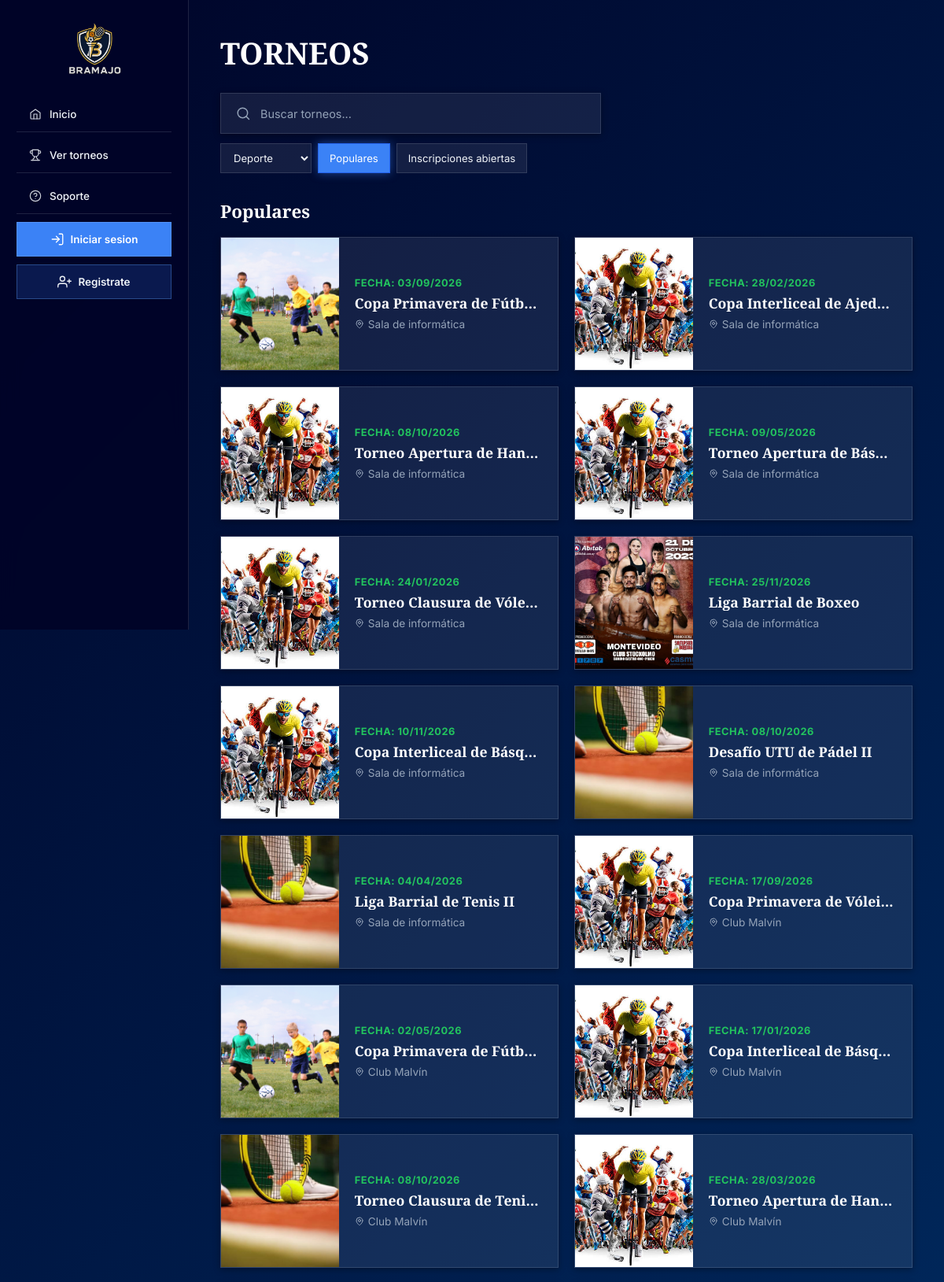
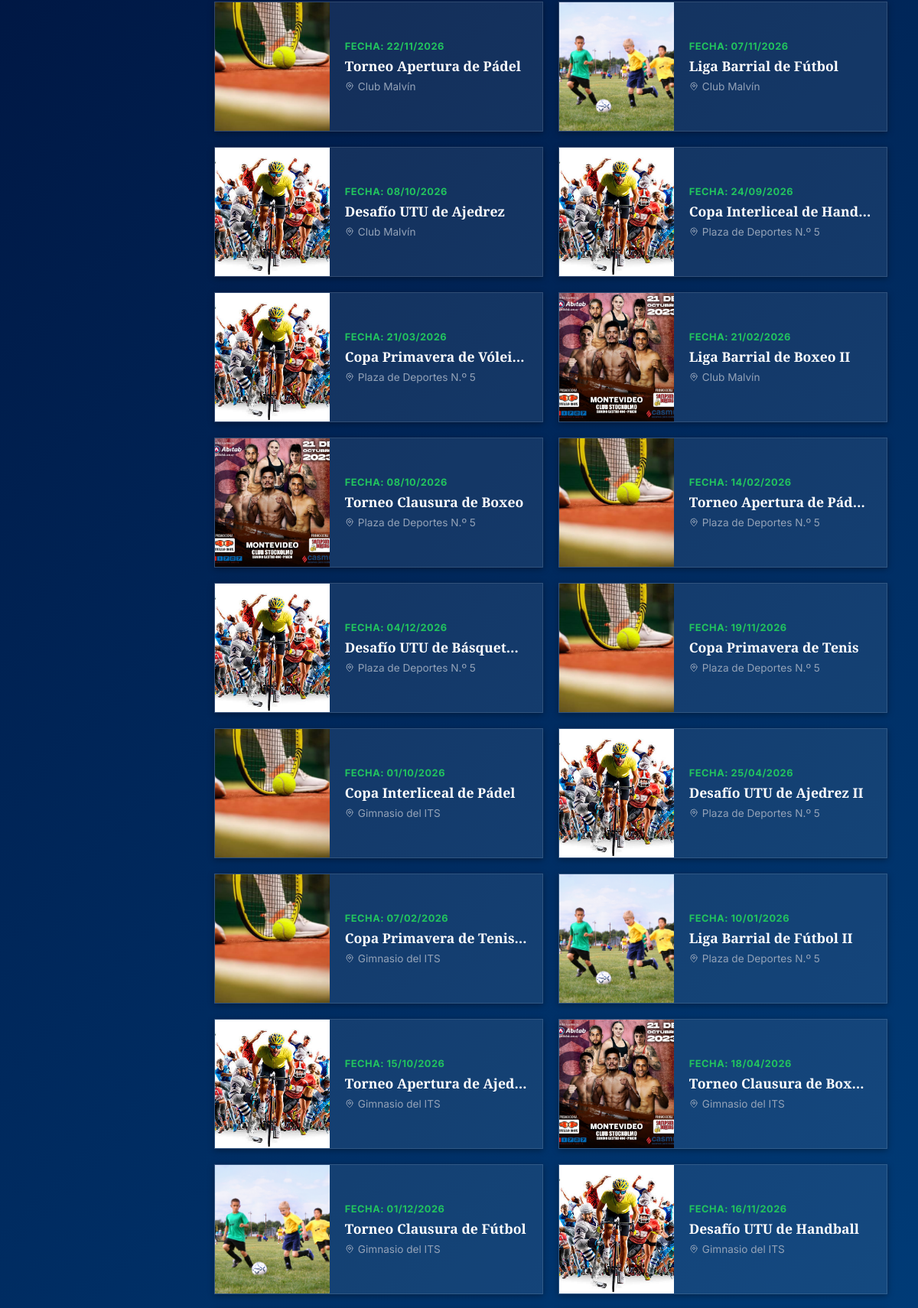
Screenshot of /torneos (upper part) with the database file from the repository (2 pictures, top to bottom).
### tables this page shows
CREATE TABLE torneo (
    id_torneo         INT UNSIGNED AUTO_INCREMENT PRIMARY KEY,
    id_creador        INT UNSIGNED NOT NULL,
    id_modulo         TINYINT UNSIGNED NOT NULL,
    nombre            VARCHAR(120) NOT NULL,
    disciplina        VARCHAR(60)  NOT NULL,
    descripcion       VARCHAR(500) NULL,
    reglas            VARCHAR(500) NULL,
    ubicacion         VARCHAR(120) NULL,
    sede              VARCHAR(120) NULL,
    modalidad         ENUM('INDIVIDUAL', 'EQUIPO') NOT NULL,
    max_participantes SMALLINT UNSIGNED NOT NULL DEFAULT 16,
    cantidad_rondas   TINYINT UNSIGNED NULL,
    puntos_victoria   TINYINT UNSIGNED NOT NULL DEFAULT 3,
    puntos_empate     TINYINT UNSIGNED NOT NULL DEFAULT 1,
    puntos_derrota    TINYINT UNSIGNED NOT NULL DEFAULT 0,
    fecha_inicio      DATE NOT NULL,
    fecha_fin         DATE NULL,
    estado            ENUM('BORRADOR', 'INSCRIPCION', 'EN_CURSO', 'FINALIZADO') NOT NULL DEFAULT 'BORRADOR',
    FOREIGN KEY (id_creador) REFERENCES usuario (id_usuario),
    FOREIGN KEY (id_modulo) REFERENCES modulo_competencia (id_modulo),
    CHECK (max_participantes >= 2),
    CHECK (puntos_victoria > puntos_empate),
    CHECK (fecha_fin IS NULL OR fecha_fin >= fecha_inicio)
);

### app/nucleo/Controlador.php (called while the page is built, shortened)
<?php
abstract class Controlador
{
    protected function vista(string $nombre, array $datos = []): void
    {
        extract($datos);
        require __DIR__ . "/../vistas/$nombre.php";
    }
}

### app/controladores/PublicoControlador.php (called while the page is built, shortened)
<?php
class PublicoControlador extends Controlador
{
    public function torneos(): void
    {
        $filtro = ($_GET['filtro'] ?? '') === 'abiertas' ? 'abiertas' : 'recientes';
        $buscar = trim($_GET['buscar'] ?? '');
        $deporte = $_GET['deporte'] ?? '';
        $torneos = Torneo::publicos($buscar, $deporte, $filtro === 'abiertas' ? 'INSCRIPCION' : '');
        if ($filtro === 'recientes') {
            usort($torneos, fn($a, $b) => $b['inscriptos'] <=> $a['inscriptos']);
        }
        $this->vista('publico/torneos', [
            'titulo' => 'Torneos',
            'torneos' => $torneos,
            'filtro' => $filtro,
            'buscar' => $buscar,
            'deporte' => $deporte,
        ]);
    }
}

### public/index.php (called while the page is built, shortened)
<?php
require __DIR__ . '/../app/nucleo/Validador.php';
require __DIR__ . '/../app/vistas/ayudas.php';
spl_autoload_register(function (string $clase) {
    foreach (['nucleo', 'modelos', 'competencia', 'controladores'] as $carpeta) {
        $archivo = __DIR__ . "/../app/$carpeta/$clase.php";
        if (is_file($archivo)) {
            return;
        }
    }
});
$ruta = $_SERVER['REQUEST_METHOD'] . ' ' . rtrim(parse_url($_SERVER['REQUEST_URI'], PHP_URL_PATH), '/');
$ruta = $ruta === $_SERVER['REQUEST_METHOD'] . ' ' ? $_SERVER['REQUEST_METHOD'] . ' /' : $ruta;
try {
    [$clase, $metodo] = $rutas[$ruta] ?? [PublicoControlador::class, 'noExiste'];
    (new $clase())->$metodo();
} catch (PDOException $error) {
    error_log($error->getMessage());
    http_response_code(500);
    echo 'Ocurrió un error. Intentá de nuevo más tarde.';
}

### app/nucleo/Validador.php (called while the page is built, shortened)
<?php
class Validador
{
    public static function escapar(?string $texto): string
    {
        return htmlspecialchars($texto ?? '', ENT_QUOTES | ENT_SUBSTITUTE, 'UTF-8');
    }
}
function e(?string $texto): string
{
    return Validador::escapar($texto);
}

### app/modelos/Torneo.php (called while the page is built, shortened)
<?php
class Torneo
{
    public static function publicos(string $buscar = '', string $disciplina = '', string $estado = ''): array
    {
        $texto = "%$buscar%";
        return Conexion::consultar(
            self::SELECT . " WHERE t.estado <> 'BORRADOR' AND (t.nombre LIKE ? OR t.sede LIKE ?)
                             AND (? = '' OR t.disciplina = ?) AND (? = '' OR t.estado = ?)
                             ORDER BY t.fecha_inicio DESC",
            [$texto, $texto, $disciplina, $disciplina, $estado, $estado]
        )->fetchAll();
    }
    public static function imagen(string $disciplina): string
    {
        $imagenes = ['Fútbol' => 'futbol', 'Tenis' => 'tenis', 'Pádel' => 'tenis', 'Boxeo' => 'boxeo',
                     'Natación' => 'natacion', 'Atletismo' => 'natacion'];
        return '/img/' . ($imagenes[$disciplina] ?? 'basquetbol') . '.jpg';
    }
}

### app/nucleo/Conexion.php (called while the page is built, shortened)
<?php
class Conexion
{
    private static ?PDO $pdo = null;
    public static function obtener(): PDO
    {
        if (self::$pdo === null) {
            $dsn = getenv('DB_DSN') ?: 'mysql:host=' . (getenv('DB_HOST') ?: 'localhost') . ';dbname=bramajo;charset=utf8mb4';
            if (str_starts_with($dsn, 'sqlite:') && class_exists(\Pdo\Sqlite::class)) {
                self::$pdo = new \Pdo\Sqlite($dsn, getenv('DB_USUARIO') ?: null, getenv('DB_CLAVE') ?: null, [
                    PDO::ATTR_ERRMODE => PDO::ERRMODE_EXCEPTION,
                    PDO::ATTR_DEFAULT_FETCH_MODE => PDO::FETCH_ASSOC,
                    PDO::ATTR_EMULATE_PREPARES => false,
                ]);
            } else {
                self::$pdo = new PDO($dsn, getenv('DB_USUARIO') ?: 'bramajo_app', getenv('DB_CLAVE') ?: '', [
                    PDO::ATTR_ERRMODE => PDO::ERRMODE_EXCEPTION,
                    PDO::ATTR_DEFAULT_FETCH_MODE => PDO::FETCH_ASSOC,
                    PDO::ATTR_EMULATE_PREPARES => false,
                ]);
            }
        }
        return self::$pdo;
    }
    public static function consultar(string $sql, array $valores = []): PDOStatement
    {
        $stmt = self::obtener()->prepare($sql);
        $stmt->execute($valores);
        return $stmt;
    }
}

### app/vistas/ayudas.php (called while the page is built, shortened)
<?php
function fecha(?string $fecha, bool $hora = false): string
{
    return $fecha ? date($hora ? 'd/m/Y H:i' : 'd/m/Y', strtotime($fecha)) : '';
}

### app/vistas/publico/torneos.php (the view, shortened to what this page needs)
<!doctype html>
<html lang="es">
<head>
    <?php require __DIR__ . '/../base/cabeza.php'; ?>
</head>
<body>
    <header class="header header--sidebar">
        <div class="header__top">
            <img class="header__logo" src="/img/bramajo-logo.png" alt="bramajo logo">
        </div>
        <nav class="header__nav" id="headerNav">
            <?php require __DIR__ . '/../base/menu.php'; ?>
        </nav>
    </header>
    <main class="con-sidebar">
        <h1>TORNEOS</h1>
        <form class="busqueda" method="get" action="/torneos">
            <div class="buscador">
                <svg xmlns="http://www.w3.org/2000/svg" fill="none" viewBox="0 0 24 24" stroke-width="1.75" stroke="currentColor" aria-hidden="true">
                    <path stroke-linecap="round" stroke-linejoin="round" d="m21 21-4.35-4.35m0 0A7.5 7.5 0 1 0 6.04 6.04a7.5 7.5 0 0 0 10.61 10.61Z"/>
                </svg>
                <input type="text" placeholder="Buscar torneos..." id="buscador" name="buscar" value="<?= e($buscar) ?>">
            </div>
            <div class="filtros">
                <select id="deporte" name="deporte" onchange="this.form.submit()">
                    <option value="">Deporte</option>
                </select>
                <button type="button" class="filtro <?= $filtro === "recientes" ? "activo" : "" ?>"
                    onclick="window.location.href='/torneos?filtro=recientes'">
                    Populares
                </button>
                <button type="button" class="filtro <?= $filtro === "abiertas" ? "activo" : "" ?>"
                    onclick="window.location.href='/torneos?filtro=abiertas'">
                    Inscripciones abiertas
                </button>
            </div>
        </form>
        <section class="<?= $filtro === "abiertas" ? "inscripcionabierta" : "popular" ?>">
            <h2 class="seccion-titulo"><?= $filtro === 'abiertas' ? 'Inscripciones abiertas' : 'Populares' ?></h2>
            <div class="torneos-grid">
                <?php foreach ($torneos as $torneo): ?>
                    <article class="torneo-card" onclick="window.location.href='/torneo?id=<?= $torneo['id_torneo'] ?>'">
                        <img src="<?= Torneo::imagen($torneo['disciplina']) ?>" alt="<?= e($torneo['nombre']) ?>">
                        <div class="torneo-info">
                            <p class="fecha">Fecha: <?= fecha($torneo['fecha_inicio']) ?></p>
                            <h3><?= e($torneo['nombre']) ?></h3>
                            <p class="ubicacion">
                                <svg xmlns="http://www.w3.org/2000/svg" viewBox="0 0 24 24" fill="none" stroke="currentColor" stroke-width="2" stroke-linecap="round" stroke-linejoin="round" aria-hidden="true"><path d="M20 10c0 6-8 12-8 12s-8-6-8-12a8 8 0 0 1 16 0Z"/><circle cx="12" cy="10" r="3"/></svg>
                                <?= e($torneo['sede']) ?>
                            </p>
                        </div>
                    </article>
                <?php endforeach; ?>
            </div>
        </section>
    </main>
</body>
</html>

### public/css/torneos.css (style rules this page uses)
main { width: 100%; min-height: 100vh; display: flex; flex-direction: column; align-items: center; padding: 24px 16px 60px; }
h1 { font-family: "Cinzel", serif; width: 100%; color: #fff; text-align: center; font-size: clamp(1.6rem, 4vw, 2.4rem); margin: 20px 0 28px; }
.busqueda { width: 100%; display: flex; flex-direction: column; align-items: center; gap: 12px; }
.buscador { width: 100%; max-width: 640px; height: 52px; display: flex; align-items: center; gap: 12px; padding: 0 18px; background: var(--color-surface-2); border: 1px solid var(--color-border); box-shadow: var(--shadow-sm); transition: border-color var(--transition); }
.buscador svg { width: 20px; height: 20px; flex-shrink: 0; color: var(--color-text-muted); }
.buscador input { width: 100%; border: none; outline: none; background: transparent; color: var(--color-text); font-size: 0.9rem; }
.buscador input::placeholder { color: var(--color-text-muted); }
.filtros { width: 100%; max-width: 640px; display: flex; flex-wrap: wrap; gap: 8px; justify-content: center; }
select { height: 38px; padding: 0 12px; display: flex; align-items: center; border: 1px solid var(--color-border); background: var(--color-surface-2); color: var(--color-text); font-size: 0.82rem; cursor: pointer; outline: none; transition: border-color var(--transition), background var(--transition); }
.filtro { height: 38px; padding: 0 14px; display: inline-flex; align-items: center; gap: 6px; border: 1px solid var(--color-border); background: var(--color-surface-2); color: var(--color-text); font-size: 0.82rem; cursor: pointer; transition: background var(--transition), transform var(--transition), border-color var(--transition); }
.filtro.activo { background: var(--color-primary); border-color: var(--color-primary-h); color: #fff; box-shadow: 0 0 12px rgba(59, 130, 246, 0.5); }
.popular, .inscripcionabierta { width: 100%; margin-top: 36px; }
.seccion-titulo { font-family: "Cinzel", serif; color: #fff; font-size: 1.4rem; margin-bottom: 18px; }
.torneos-grid { width: 100%; display: grid; grid-template-columns: 1fr; gap: 14px; }
.torneo-card { width: 100%; height: 130px; display: flex; align-items: stretch; overflow: hidden; background: var(--color-surface-2); border: 1px solid var(--color-border); box-shadow: var(--shadow-sm); cursor: pointer; transition: transform var(--transition), box-shadow var(--transition), background var(--transition); }
.torneo-card img { width: 30%; min-width: 80px; height: 100%; object-fit: cover; }
.torneo-info { flex: 1; min-width: 0; padding: 14px 16px; display: flex; flex-direction: column; justify-content: center; gap: 6px; overflow: hidden; }
.fecha { font-size: 0.75rem; font-weight: 700; color: var(--color-success); text-transform: uppercase; letter-spacing: .04em; }
.torneo-info h3 { font-family: "Cinzel", serif; font-size: 1rem; color: #fff; overflow: hidden; text-overflow: ellipsis; white-space: nowrap; }
.ubicacion { display: flex; align-items: center; gap: 5px; font-size: 0.8rem; color: var(--color-text-muted); overflow: hidden; text-overflow: ellipsis; white-space: nowrap; }
.ubicacion svg { width: 12px; height: 12px; flex-shrink: 0; }
@media screen and (min-width: 769px) { main { width: calc(100% - var(--sidebar-w)); margin-left: var(--sidebar-w); padding: 36px 40px 60px; align-items: flex-start; } }
@media screen and (min-width: 769px) { h1 { text-align: left; margin-top: 8px; } }
@media screen and (min-width: 769px) { .busqueda { align-items: flex-start; } }
@media screen and (min-width: 769px) { .buscador { width: 55%; } }
@media screen and (min-width: 769px) { .filtros { width: 55%; justify-content: flex-start; } }
@media screen and (min-width: 769px) { .torneos-grid { grid-template-columns: repeat(2, 1fr); gap: 20px; } }
@media screen and (min-width: 769px) { .torneo-card { height: 170px; } }
@media screen and (min-width: 769px) { .torneo-card img { width: 35%; } }
@media screen and (min-width: 769px) { .torneo-info { padding: 18px 20px; gap: 8px; } }
@media screen and (min-width: 769px) { .torneo-info h3 { font-size: 1.1rem; } }
@media screen and (min-width: 769px) { .fecha { font-size: 0.8rem; } }
@media screen and (min-width: 769px) { .ubicacion { font-size: 0.85rem; } }

### rows the page displays
torneo: fecha_inicio "03/09/2026", nombre "Copa Primavera de Fútb…", sede "Sala de informática"
torneo: fecha_inicio "28/02/2026", nombre "Copa Interliceal de Ajed…", sede "Sala de informática"
torneo: fecha_inicio "08/10/2026", nombre "Torneo Apertura de Han…", sede "Sala de informática"
torneo: fecha_inicio "09/05/2026", nombre "Torneo Apertura de Bás…", sede "Sala de informática"
torneo: fecha_inicio "24/01/2026", nombre "Torneo Clausura de Vóle…", sede "Sala de informática"
torneo: fecha_inicio "25/11/2026", nombre "Liga Barrial de Boxeo", sede "Sala de informática"
torneo: fecha_inicio "10/11/2026", nombre "Copa Interliceal de Básq…", sede "Sala de informática"
torneo: fecha_inicio "08/10/2026", nombre "Desafío UTU de Pádel II", sede "Sala de informática"
torneo: fecha_inicio "04/04/2026", nombre "Liga Barrial de Tenis II", sede "Sala de informática"
torneo: fecha_inicio "17/09/2026", nombre "Copa Primavera de Vólei…", sede "Club Malvín"
torneo: fecha_inicio "02/05/2026", nombre "Copa Primavera de Fútb…", sede "Club Malvín"
torneo: fecha_inicio "17/01/2026", nombre "Copa Interliceal de Básq…", sede "Club Malvín"
torneo: fecha_inicio "08/10/2026", nombre "Torneo Clausura de Teni…", sede "Club Malvín"
torneo: fecha_inicio "28/03/2026", nombre "Torneo Apertura de Han…", sede "Club Malvín"
torneo: fecha_inicio "22/11/2026", nombre "Torneo Apertura de Pádel", sede "Club Malvín"
torneo: fecha_inicio "07/11/2026", nombre "Liga Barrial de Fútbol", sede "Club Malvín"
torneo: fecha_inicio "08/10/2026", nombre "Desafío UTU de Ajedrez", sede "Club Malvín"
torneo: fecha_inicio "24/09/2026", nombre "Copa Interliceal de Hand…", sede "Plaza de Deportes N.º 5"
torneo: fecha_inicio "21/03/2026", nombre "Copa Primavera de Vólei…", sede "Plaza de Deportes N.º 5"
torneo: fecha_inicio "21/02/2026", nombre "Liga Barrial de Boxeo II", sede "Club Malvín"
torneo: fecha_inicio "08/10/2026", nombre "Torneo Clausura de Boxeo", sede "Plaza de Deportes N.º 5"
torneo: fecha_inicio "14/02/2026", nombre "Torneo Apertura de Pád…", sede "Plaza de Deportes N.º 5"
torneo: fecha_inicio "04/12/2026", nombre "Desafío UTU de Básquetbol", sede "Plaza de Deportes N.º 5"
torneo: fecha_inicio "19/11/2026", nombre "Copa Primavera de Tenis", sede "Plaza de Deportes N.º 5"
torneo: fecha_inicio "01/10/2026", nombre "Copa Interliceal de Pádel", sede "Gimnasio del ITS"
torneo: fecha_inicio "25/04/2026", nombre "Desafío UTU de Ajedrez II", sede "Plaza de Deportes N.º 5"
torneo: fecha_inicio "07/02/2026", nombre "Copa Primavera de Tenis…", sede "Gimnasio del ITS"
torneo: fecha_inicio "10/01/2026", nombre "Liga Barrial de Fútbol II", sede "Plaza de Deportes N.º 5"
torneo: fecha_inicio "15/10/2026", nombre "Torneo Apertura de Ajed…", sede "Gimnasio del ITS"
torneo: fecha_inicio "18/04/2026", nombre "Torneo Clausura de Box…", sede "Gimnasio del ITS"
torneo: fecha_inicio "01/12/2026", nombre "Torneo Clausura de Fútbol", sede "Gimnasio del ITS"
torneo: fecha_inicio "16/11/2026", nombre "Desafío UTU de Handball", sede "Gimnasio del ITS"
